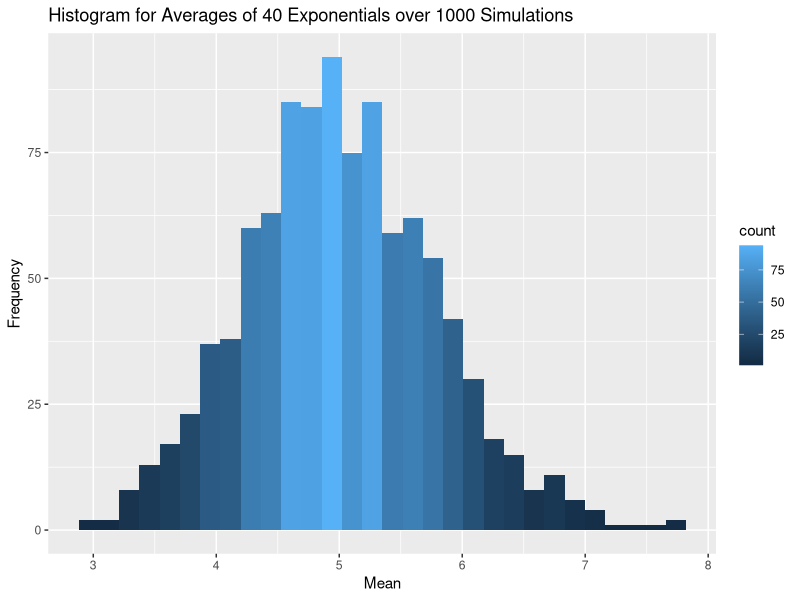
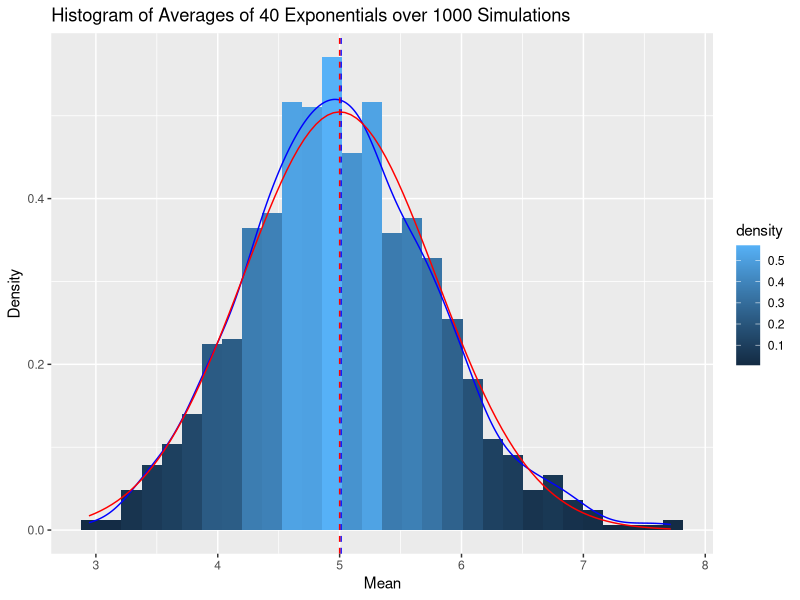

Write the R code that produced these figures, in order.
## ---- chunk 1
# Using pre-defined parameters
lambda <- 0.2
n <- 40
sims <- 1:1000
set.seed(123)

# Check for missing dependencies and load necessary R packages
if(!require(ggplot2)){install.packages('ggplot2')}; library(ggplot2)

# Simulate the population
population <- data.frame(x=sapply(sims, function(x) {mean(rexp(n, lambda))}))

# Plot the histogram
hist.pop <- ggplot(population, aes(x=x)) + 
  geom_histogram(aes(y=..count.., fill=..count..)) +
  labs(title="Histogram for Averages of 40 Exponentials over 1000 Simulations", y="Frequency", x="Mean")
hist.pop
## ---- chunk 2
# Tabulating the Sample Mean & Theoretical Mean
sample.mean <- mean(population$x)
theoretical.mean <- 1/lambda
cbind(sample.mean, theoretical.mean)

# Checking 95% confidence interval for Sample Mean
t.test(population$x)[4]

## ---- chunk 3
sample.variance <- var(population$x)
theoretical.variance <- ((1/lambda)^2)/n
cbind(sample.variance, theoretical.variance)

## ---- chunk 4
# Plotting Sample Mean & Varience vs Theoretical Mean & Varience
gg <- ggplot(population, aes(x=x)) +
  geom_histogram(aes(y=..density.., fill=..density..)) +
  labs(title="Histogram of Averages of 40 Exponentials over 1000 Simulations", y="Density", x="Mean") + 
  geom_density(colour="blue") +
  geom_vline(xintercept=sample.mean, colour="blue", linetype="dashed") +
  stat_function(fun=dnorm,args=list( mean=1/lambda, sd=sqrt(theoretical.variance)),color = "red") +
  geom_vline(xintercept=theoretical.mean, colour="red", linetype="dashed") 
gg

